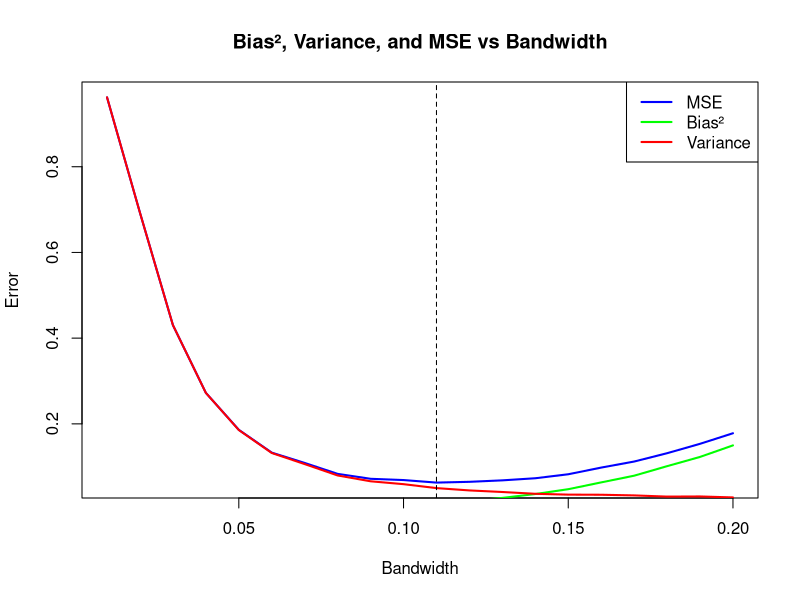
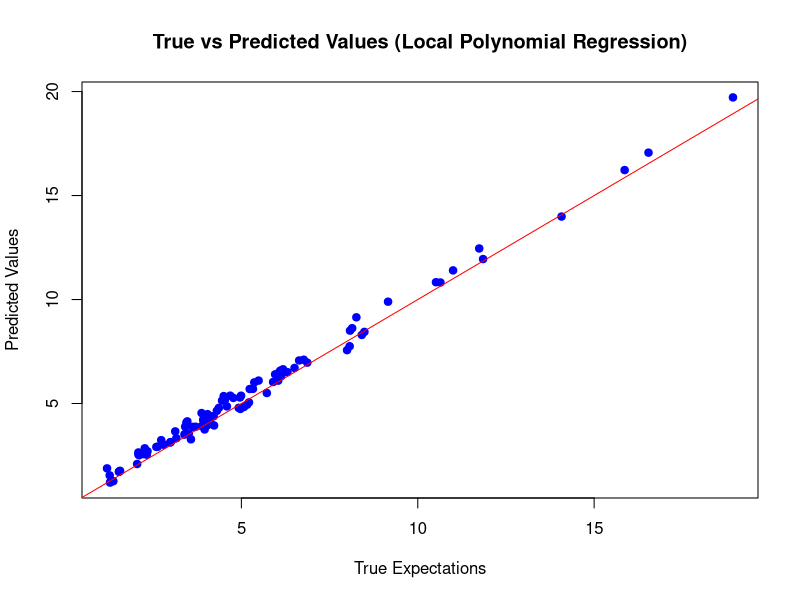
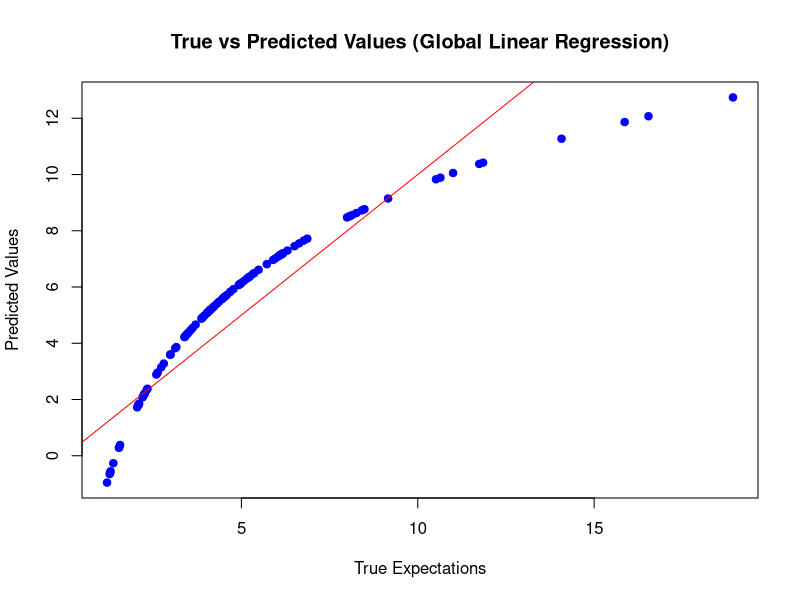

These figures' R source, in order:
## ---- chunk 1
  set.seed(2)
  trainn <- 200
  testn <- 1
  p = 2
  beta <- c(1.5, 1.5)
  
  # generate data
  
  Xtrain <- matrix(runif(trainn * p), ncol = p)
  Ytrain <- exp(Xtrain %*% beta) + rnorm(trainn)
  Xtest <- matrix(runif(testn * p), ncol = p)

  # the first testing observation
  Xtest
  
  # the true expectation of the first testing observation
  exp(Xtest %*% beta)
## ---- chunk 2
# Nadaraya-Watson kernel regression estimator with full Gaussian kernel
nadaraya_watson <- function(Xtrain, Ytrain, Xtest, h) {
  gaussian_kernel <- function(x, xi, h) {
    return((1 / (h * sqrt(2 * pi))) * exp(-sum((x - xi)^2) / (2 * h^2)))
  }
  
  # Calculate the numerator and denominator for the kernel regression estimator
  num <- 0
  denom <- 0
  for (i in 1:nrow(Xtrain)) {
    weight <- gaussian_kernel(Xtest, Xtrain[i, ], h)
    num <- num + weight * Ytrain[i]
    denom <- denom + weight
  }
  
  # Return the predicted value
  return(num / denom)
}

# Apply the estimator to predict the first testing observation
h <- 0.07
predicted_value <- nadaraya_watson(Xtrain, Ytrain, Xtest, h)
cat("predicted_value: ", predicted_value)
## ---- chunk 3
set.seed(2)

# Simulate the kernel regression with the full Gaussian kernel formula
simulate_kernel_regression <- function(trainn, testn, p, beta, h, B) {
  bias_squared <- 0
  variance <- 0
  mse <- 0
  true_value <- exp(Xtest %*% beta)
  
  # Gaussian kernel function
  gaussian_kernel <- function(x, xi, h) {
    return((1 / (h * sqrt(2 * pi))) * exp(-sum((x - xi)^2) / (2 * h^2)))
  }
  
  predictions <- numeric(B)
  for (b in 1:B) {
    # Generate new training data
    Xtrain <- matrix(runif(trainn * p), ncol = p)
    Ytrain <- exp(Xtrain %*% beta) + rnorm(trainn)
    
    # Predict the test observation using Gaussian kernel
    num <- 0
    denom <- 0
    for (i in 1:nrow(Xtrain)) {
      weight <- gaussian_kernel(Xtest, Xtrain[i, ], h)
      num <- num + weight * Ytrain[i]
      denom <- denom + weight
    }
    predictions[b] <- num / denom
  }
  
  # Bias^2
  bias_squared <- (mean(predictions) - true_value)^2
  
  # Variance
  variance <- var(predictions)
  
  # MSE
  mse <- mean((predictions - true_value)^2)
  
  return(list(bias_squared = bias_squared, variance = variance, mse = mse))
}

# Set parameters
B <- 5000
results <- simulate_kernel_regression(trainn = 200, testn = 1, p = 2, beta = beta, h = 0.07, B = B)

# Output the results
cat("Bias^2: ", results$bias_squared, "\n")
cat("Variance: ", results$variance, "\n")
cat("MSE: ", results$mse, "\n")
cat("Bias^2 + Variance: ", results$bias_squared + results$variance, "\n")
## ---- chunk 4
# Extend the simulate_kernel_regression function to return bias_squared and variance
find_optimal_bandwidth_with_decomposition <- function(h_values, trainn, testn, p, beta, B) {
  mse_values <- numeric(length(h_values))
  bias_squared_values <- numeric(length(h_values))
  variance_values <- numeric(length(h_values))
  
  for (i in 1:length(h_values)) {
    h <- h_values[i]
    res <- simulate_kernel_regression(trainn = trainn, testn = testn, p = p, beta = beta, h = h, B = B)
    mse_values[i] <- res$mse
    bias_squared_values[i] <- res$bias_squared
    variance_values[i] <- res$variance
  }
  
  optimal_h <- h_values[which.min(mse_values)]
  return(list(optimal_h = optimal_h, mse_values = mse_values, 
              bias_squared_values = bias_squared_values, variance_values = variance_values))
}

# Test a range of bandwidths
h_values <- seq(0.01, 0.2, by = 0.01)
optimal_bandwidth_decomposition <- find_optimal_bandwidth_with_decomposition(h_values, trainn = 200,
                                                                             testn = 1, p = 2, beta = beta, B = 5000)

# Output the optimal bandwidth
cat("Optimal Bandwidth:", optimal_bandwidth_decomposition$optimal_h, "\n")
cat("Minimum MSE:", min(optimal_bandwidth_decomposition$mse_values), "\n")
# Plot MSE vs Bandwidth with Bias^2 and Variance
plot(h_values, optimal_bandwidth_decomposition$mse_values, type = "l", col = "blue", lwd = 2,
     xlab = "Bandwidth", ylab = "Error", main = "Bias², Variance, and MSE vs Bandwidth")
lines(h_values, optimal_bandwidth_decomposition$bias_squared_values, col = "green", lwd = 2)
lines(h_values, optimal_bandwidth_decomposition$variance_values, col = "red", lwd = 2)
legend("topright", legend = c("MSE", "Bias²", "Variance"), col = c("blue", "green", "red"), lty = 1, lwd = 2)

# Add a vertical line for the optimal bandwidth
abline(v = optimal_bandwidth_decomposition$optimal_h, col = "black", lty = 2)
## ---- chunk 5
  set.seed(2)
  trainn <- 200
  testn <- 1
  p = 2
  beta <- c(1.5, 1.5)
  
  # generate data
  
  Xtrain <- matrix(runif(trainn * p), ncol = p)
  Ytrain <- exp(Xtrain %*% beta) + rnorm(trainn)
  Xtest <- matrix(runif(testn * p), ncol = p)
## ---- chunk 6
# Define Gaussian kernel function
gaussian_kernel <- function(x0, xi, h) {
  return((1 / (h * sqrt(2 * pi))) * exp(-((x0 - xi)^2) / (2 * h^2)))
}

# Define bandwidth
h <- 0.07

# Calculate kernel weights for each training data point against the test point
calculate_kernel_weights <- function(Xtrain, Xtest, h) {
  weights <- numeric(nrow(Xtrain))
  for (i in 1:nrow(Xtrain)) {
    weights[i] <- gaussian_kernel(Xtest, Xtrain[i, ], h)
  }
  return(weights)
}
# Calculate the kernel weights
weights <- calculate_kernel_weights(Xtrain, Xtest, h)

# Report the 25th, 50th, and 75th percentiles of the weights
quantiles <- quantile(weights, probs = c(0.25, 0.5, 0.75))
print(quantiles)
## ---- chunk 7
# Define Gaussian kernel function
gaussian_kernel <- function(x0, xi, h) {
  return((1 / (h * sqrt(2 * pi))) * exp(-sum((x0 - xi)^2) / (2 * h^2)))
}

# Calculate the kernel weights for the training points relative to the test point
calculate_kernel_weights <- function(Xtrain, Xtest, h) {
  weights <- numeric(nrow(Xtrain))
  for (i in 1:nrow(Xtrain)) {
    weights[i] <- gaussian_kernel(Xtest, Xtrain[i, ], h)
  }
  return(weights)
}

# Define the bandwidth
h <- 0.07

# Generate the design matrix with an intercept term
Xtrain_augmented <- cbind(1, Xtrain)  # Adding a column of 1s for the intercept

# Calculate the kernel weights
weights <- calculate_kernel_weights(Xtrain, Xtest, h)

# Create the diagonal weight matrix W
W <- diag(weights)

# Estimate beta_x0 using the normal equation
beta_x0 <- solve(t(Xtrain_augmented) %*% W %*% Xtrain_augmented) %*%
  t(Xtrain_augmented) %*% W %*% Ytrain

# Report the estimated beta_x0
cat("Estimated beta_x0: ", beta_x0, "\n")

# Predict the response at the test point
Xtest_augmented <- c(1, Xtest)  # Add an intercept term for the test point
predicted_value <- sum(Xtest_augmented * beta_x0)

# Calculate the true expectation for the test point
true_value <- exp(Xtest %*% beta)

# Compare the predicted value with the true expectation
cat("Predicted value: ", predicted_value, "\n")
cat("True value: ", true_value, "\n")

## ---- chunk 8
set.seed(432)
testn <- 100
Xtest <- matrix(runif(testn * p), ncol = p)
# Function to predict using local polynomial regression
predict_local_polynomial <- function(Xtrain, Ytrain, Xtest, h) {
  predictions <- numeric(nrow(Xtest))
  for (i in 1:nrow(Xtest)) {
    # Calculate kernel weights for the i-th test point
    weights <- calculate_kernel_weights(Xtrain, Xtest[i, ], h)
    W <- diag(weights)
    Xtrain_augmented <- cbind(1, Xtrain)  # Augment training data with intercept
    beta_x0 <- solve(t(Xtrain_augmented) %*% W %*% Xtrain_augmented) %*%
      t(Xtrain_augmented) %*% W %*% Ytrain
    Xtest_augmented <- c(1, Xtest[i, ])  # Add intercept for test point
    predictions[i] <- sum(Xtest_augmented * beta_x0)  # Predict using beta
  }
  return(predictions)
}

# Predict using the local polynomial regression model for 100 test points
h <- 0.07
local_predictions <- predict_local_polynomial(Xtrain, Ytrain, Xtest, h)

# Calculate the true expectations for the 100 test points
true_values <- exp(Xtest %*% beta)

# Fit a global linear regression model
Xtrain_df <- data.frame(Xtrain)
global_model <- lm(Ytrain ~ ., data = Xtrain_df)

# Predict the responses for the 100 test points using the global model
Xtest_df <- data.frame(Xtest)
global_predictions <- predict(global_model, newdata = Xtest_df)

# Scatter plot of true vs predicted values (Local Polynomial Regression)
plot(true_values, local_predictions, xlab = "True Expectations", ylab = "Predicted Values",
     main = "True vs Predicted Values (Local Polynomial Regression)", col = "blue", pch = 19)
abline(0, 1, col = "red")  # Line of perfect prediction

# Scatter plot of true vs predicted values (Global Linear Regression)
plot(true_values, global_predictions, xlab = "True Expectations", ylab = "Predicted Values",
     main = "True vs Predicted Values (Global Linear Regression)", col = "blue", pch = 19)
abline(0, 1, col = "red")  # Line of perfect prediction

# Compare model performance by calculating the Mean Squared Error (MSE)
local_mse <- mean((local_predictions - true_values)^2)
global_mse <- mean((global_predictions - true_values)^2)

cat("Local Polynomial Regression MSE:", local_mse, "\n")
cat("Global Linear Regression MSE:", global_mse, "\n")
